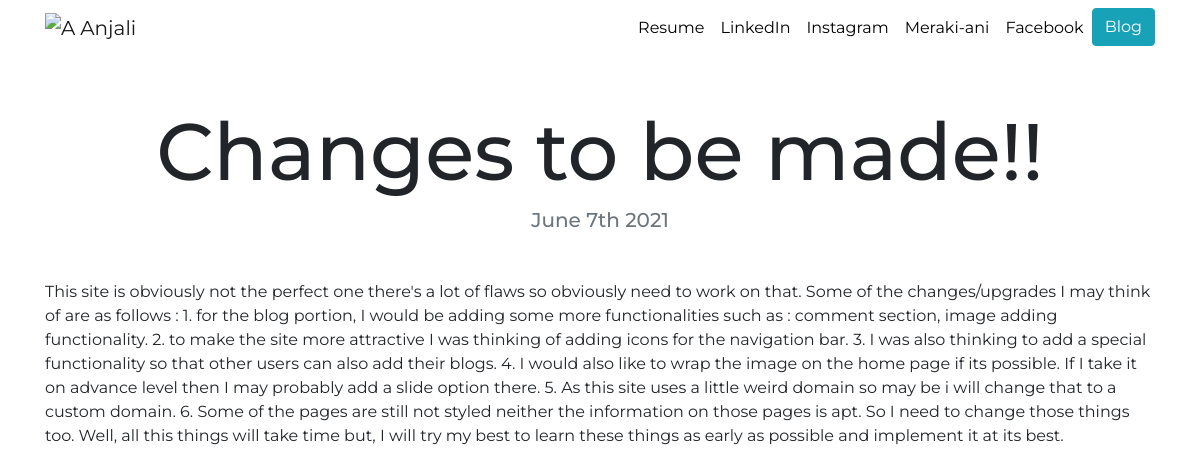
The page /blog/9/ on the database its author committed.
### blog/models.py (models this page shows, shortened)
class Blog(models.Model):
    title = models.CharField(max_length= 200)
    description = models.TextField()
    date = models.DateField()

### blog/views.py (the view)
# urls.py: path('<int:blog_id>/',views.detail,name='detail')
def detail(request,blog_id):
    blog = get_object_or_404(Blog, pk = blog_id)
    return render(request,'blog/detail.html',{'blog':blog})

### blog/templates/blog/detail.html
{% extends "portfolio/base.html" %}
{% load static %}
{% block content %}
<h1 class="text-center mt-5" id="blogdetailtitle">{{ blog.title }}</h1>
<h5 class="text-center text-muted mb-5">{{ blog.date|date:'F jS Y' }}</h5>
{{ blog.description|safe }}
{% endblock %}

### portfolio/static/portfolio/custom.css (style rules this page uses)
body { font-family: 'Montserrat', sans-serif; }
@media (min-width: 992px) { #blogdetailtitle { font-size: 5rem; } }

### portfolio/templates/portfolio/base.html (style rules this page uses)
body { background-image: url(https://wallpapercave.com/wp/4H722rT.jpg); background-repeat: no-repeat; background-size: 100% 100%; }

### rows shown on the page
Blog: title "Changes to be made!!", date "June 7th 2021", description "This site is obviously not the perfect one there's a lot of flaws so obviously need to work on that. Some of the changes/upgrades I may think of are as follows : 1. for the blog portion, I would be adding some more functionalities such as : comment section, image adding functionality. 2. to make the site more attractive I was thinking of adding icons for the navigation bar. 3. I was also thinking to add a special functionality so that other users can also add their blogs. 4. I would also like to wrap the image on the home page if its possible. If I take it on advance level then I may probably add a slide option there. 5. As this site uses a little weird domain so may be i will change that…"
